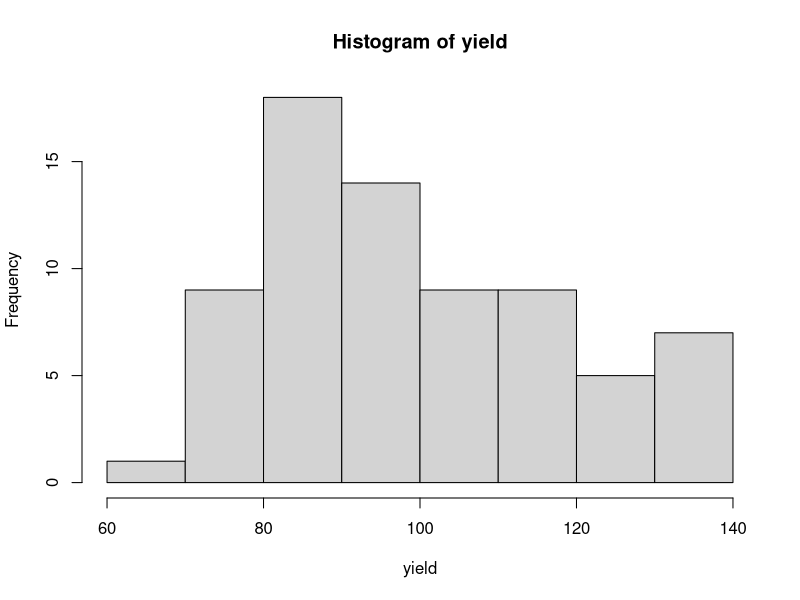
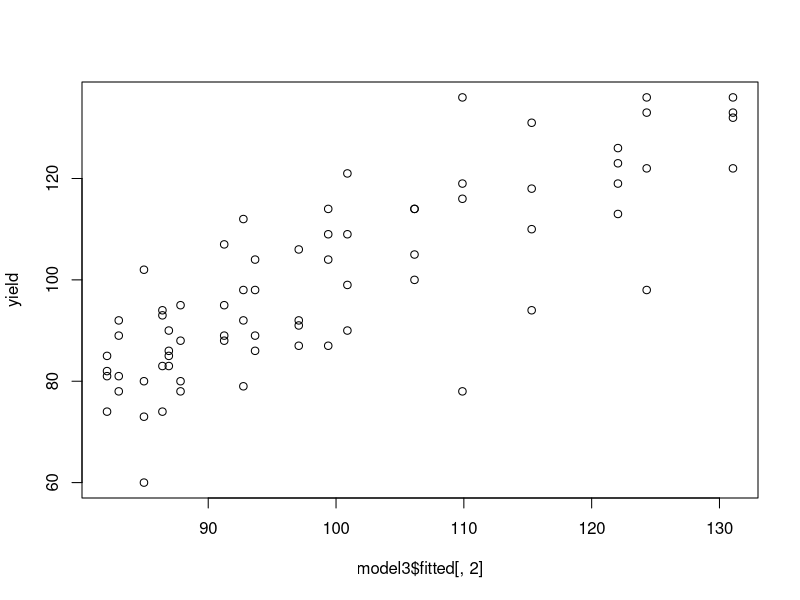
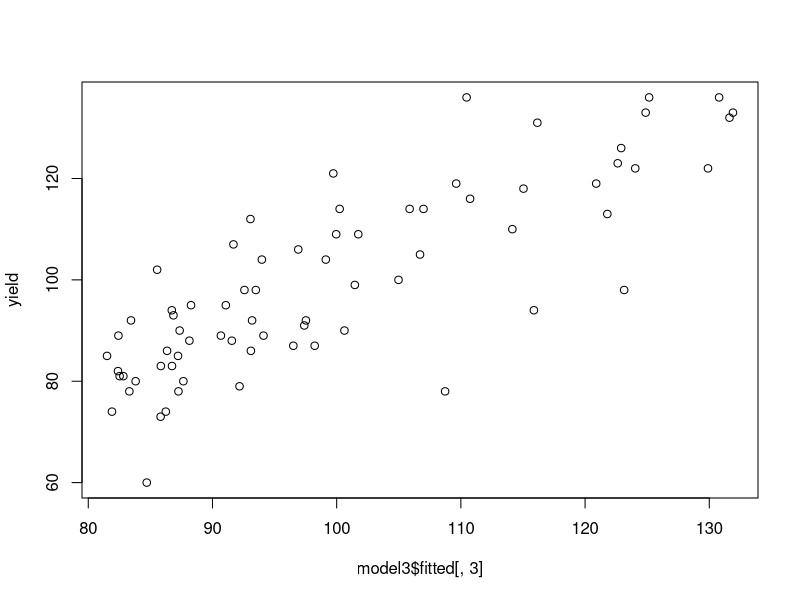
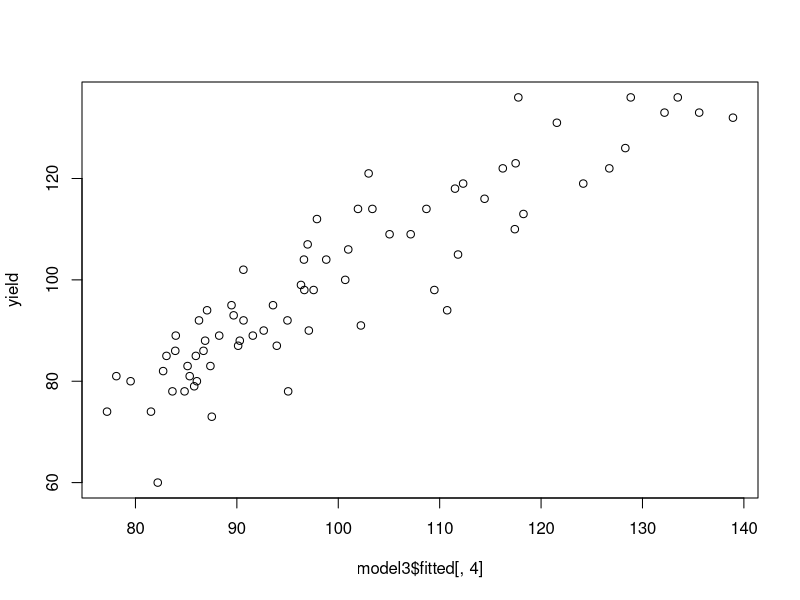

Here is the R script that generated these plots, in order:
#install the packages nlme and multcomp and call it by running the library command 
library(nlme)
library(multcomp)
getwd()

#load the splityield data 

yields<-read.table("splityield.txt",header=T)
attach(yields)
names(yields)

#inspect the data and understand the study design
str(yields)
table(block)
table(block,irrigation)
table(block,fertilizer)
table(block,density,fertilizer)

hist(yield)

#try to fit a mixed effect model, defining random and fixed effects

model1<-lme(yield~irrigation*density*fertilizer,random=~1|block/irrigation/density)
summary(model1)
model1$residuals
#simplify, leaving the significant terms in the model 
model2<-lme(yield~(irrigation+density+fertilizer)^2,random=~1|block/irrigation/density)
summary(model2)
cftest(model2)

#further reduce
model3<-lme(yield~irrigation*density+irrigation*fertilizer,random=~1|block/irrigation/density)
summary(model3)
cftest(model3)

#the following is a deeper dive into the model structure
#find the fitted values
str(model3)

#here they are
model3$fitted
#plotting response variable against the fitted values
plot(model3$fitted[,2],yield)
plot(model3$fitted[,3],yield)
plot(model3$fitted[,4],yield)
